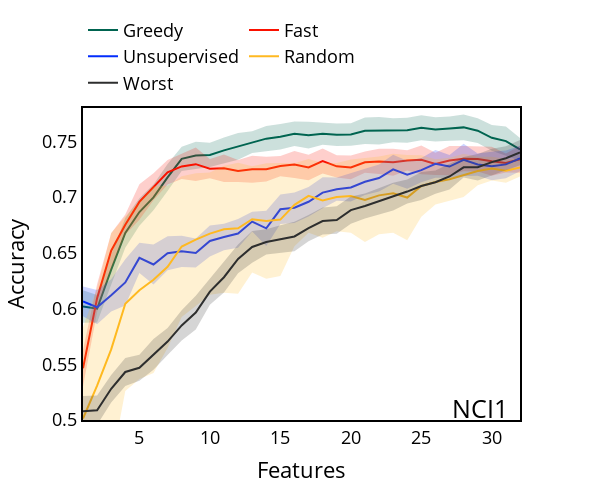

Notebook code cell kept with this figure:
### Code cell
NCI1_g["y_upper"] = NCI1_g["accuracy_contribution"] + NCI1_g["accuracy_contribution_std"]
NCI1_g["y_lower"] = NCI1_g["accuracy_contribution"] - NCI1_g["accuracy_contribution_std"]

NCI1_f["y_upper"] = NCI1_f["accuracy_contribution"] + NCI1_f["accuracy_contribution_std"]
NCI1_f["y_lower"] = NCI1_f["accuracy_contribution"] - NCI1_f["accuracy_contribution_std"]

NCI1_u["y_upper"] = NCI1_u["accuracy_contribution"] + NCI1_u["accuracy_contribution_std"]
NCI1_u["y_lower"] = NCI1_u["accuracy_contribution"] - NCI1_u["accuracy_contribution_std"]

NCI1_r["y_upper"] = NCI1_r["accuracy_contribution"] + NCI1_r["accuracy_contribution_std"]
NCI1_r["y_lower"] = NCI1_r["accuracy_contribution"] - NCI1_r["accuracy_contribution_std"]

NCI1_w["y_upper"] = NCI1_w["accuracy_contribution"] + NCI1_w["accuracy_contribution_std"]
NCI1_w["y_lower"] = NCI1_w["accuracy_contribution"] - NCI1_w["accuracy_contribution_std"]


x_g = [i+1 for i in NCI1_g.index.tolist()]
y_g = NCI1_g["accuracy_contribution"].tolist()
y_upper_g = NCI1_g["y_upper"].tolist()
y_lower_g = NCI1_g["y_lower"].tolist()

x_f = [i+1 for i in NCI1_f.index.tolist()]
y_f = NCI1_f["accuracy_contribution"].tolist()
y_upper_f = NCI1_f["y_upper"].tolist()
y_lower_f = NCI1_f["y_lower"].tolist()

x_u = [i+1 for i in NCI1_u.index.tolist()]
y_u = NCI1_u["accuracy_contribution"].tolist()
y_upper_u = NCI1_u["y_upper"].tolist()
y_lower_u = NCI1_u["y_lower"].tolist()

x_r = [i+1 for i in NCI1_r.index.tolist()]
y_r = NCI1_r["accuracy_contribution"].tolist()
y_upper_r = NCI1_r["y_upper"].tolist()
y_lower_r = NCI1_r["y_lower"].tolist()

x_w = [i+1 for i in NCI1_w.index.tolist()]
y_w = NCI1_w["accuracy_contribution"].tolist()
y_upper_w = NCI1_w["y_upper"].tolist()
y_lower_w = NCI1_w["y_lower"].tolist()

fig = go.Figure([
    go.Scatter(
        x=x_g,
        y=y_g,
        line=dict(color='rgb(0,100,80)'),
        mode='lines',
        name="Greedy"
    ),
    go.Scatter(
        x=x_g+x_g[::-1], # x, then x reversed
        y=y_upper_g+y_lower_g[::-1], # upper, then lower reversed
        fill='toself',
        fillcolor='rgba(0,100,80,0.2)',
        line=dict(color='rgba(255,255,255,0)'),
        hoverinfo="skip",
        showlegend=False
    ),

    go.Scatter(
        x=x_f,
        y=y_f,
        line=dict(color='rgb(250, 17, 0)'),
        mode='lines',
        name="Fast"
    ),
    go.Scatter(
        x=x_f+x_f[::-1], # x, then x reversed
        y=y_upper_f+y_lower_f[::-1], # upper, then lower reversed
        fill='toself',
        fillcolor='rgba(250, 17, 0,0.2)',
        line=dict(color='rgba(235, 37, 23,0)'),
        hoverinfo="skip",
        showlegend=False
    ),

    go.Scatter(
        x=x_u,
        y=y_u,
        line=dict(color='rgb(3, 44, 252)'),
        mode='lines',
        name="Unsupervised"
    ),
    go.Scatter(
        x=x_u+x_u[::-1], # x, then x reversed
        y=y_upper_u+y_lower_u[::-1], # upper, then lower reversed
        fill='toself',
        fillcolor='rgba(3, 44, 252,0.2)',
        line=dict(color='rgba(3, 44, 252,0)'),
        hoverinfo="skip",
        showlegend=False
    ),
    go.Scatter(
        x=x_r,
        y=y_r,
        line=dict(color='rgb(255, 185, 33)'),
        mode='lines',
        name="Random"
    ),
    go.Scatter(
        x=x_r+x_r[::-1], # x, then x reversed
        y=y_upper_r+y_lower_r[::-1], # upper, then lower reversed
        fill='toself',
        fillcolor='rgba(255, 185, 33,0.2)',
        line=dict(color='rgba(255, 185, 33,0)'),
        hoverinfo="skip",
        showlegend=False
    ),
    go.Scatter(
        x=x_w,
        y=y_w,
        line=dict(color='rgb(45, 46, 46)'),
        mode='lines',
        name="Worst"
    ),
    go.Scatter(
        x=x_w+x_w[::-1], # x, then x reversed
        y=y_upper_w+y_lower_w[::-1], # upper, then lower reversed
        fill='toself',
        fillcolor='rgba(45, 46, 46,0.2)',
        line=dict(color='rgba(45, 46, 46,0)'),
        hoverinfo="skip",
        showlegend=False
    )
])



# Update figure layout
fig.update_layout(title={'text':'NCI1', 'y':0.2, 'x':0.8,'xanchor': 'center','yanchor': 'top'})
fig.update_layout(paper_bgcolor='white')
fig.update_layout(plot_bgcolor='white')
fig.update_yaxes(color='black')
fig.update_layout(
    yaxis = dict(
        title = "Accuracy",
        zeroline=True,
        showline = True,
        linecolor = 'black',
        mirror=True,
        linewidth = 2
    ),
    xaxis = dict(
        title = "Features",
        mirror=True,
        zeroline=True,
        showline = True,
        linecolor = 'black',
        linewidth = 2,
    ),
    width=600,
    height=500,
    font=dict(
    size=18,
    color="black")  
)
fig.update_layout(showlegend=True)
fig.update_layout(yaxis_range=[0.5,0.78])
fig.update_xaxes(showgrid=False, gridwidth=0.5, gridcolor='#e3e1e1')
fig.update_yaxes(showgrid=False, gridwidth=0.5, gridcolor='grey')
fig.update_traces(marker_line_color='black', marker_line_width=1.0, opacity=1.0)

fig.update_layout(legend=dict(
    orientation="h",
    yanchor="bottom",
    y=1.02,
    xanchor="left",
    x=0.0
))


fig.show()

### Figure 1 — Plotly figure (JSON) as saved in the notebook; plotly's stock layout.template omitted (floating-point values rounded to 4 significant figures)
{"data": [{"line": {"color": "rgb(0,100,80)"}, "marker": {"line": {"color": "black", "width": 1}}, "mode": "lines", "name": "Greedy", "opacity": 1, "type": "scatter", "x": [1, 2, 3, 4, 5, 6, 7, 8, 9, 10, 11, 12, 13, 14, 15, 16, 17, 18, 19, 20, 21, 22, 23, 24, 25, 26, 27, 28, 29, 30, 31, 32], "y": [0.6019, 0.5999, 0.6349, 0.6679, 0.6867, 0.6998, 0.7177, 0.7343, 0.7374, 0.7378, 0.742, 0.7456, 0.7494, 0.7525, 0.7541, 0.757, 0.7556, 0.7568, 0.7559, 0.7563, 0.7596, 0.7596, 0.76, 0.76, 0.7623, 0.7607, 0.7616, 0.7626, 0.7597, 0.7532, 0.7503, 0.7429]}, {"fill": "toself", "fillcolor": "rgba(0,100,80,0.2)", "hoverinfo": "skip", "line": {"color": "rgba(255,255,255,0)"}, "marker": {"line": {"color": "black", "width": 1}}, "opacity": 1, "showlegend": false, "type": "scatter", "x": [1, 2, 3, 4, 5, 6, 7, 8, 9, 10, 11, 12, 13, 14, 15, 16, 17, 18, 19, 20, 21, 22, 23, 24, 25, 26, 27, 28, 29, 30, 31, 32, 32, 31, 30, 29, 28, 27, 26, 25, 24, 23, 22, 21, 20, 19, 18, 17, 16, 15, 14, 13, 12, 11, 10, 9, 8, 7, 6, 5, 4, 3, 2, 1], "y": [0.6164, 0.6123, 0.6484, 0.6812, 0.699, 0.7114, 0.7298, 0.7452, 0.7497, 0.7487, 0.7536, 0.7576, 0.7591, 0.7637, 0.7656, 0.768, 0.7677, 0.7667, 0.766, 0.7663, 0.7714, 0.772, 0.7708, 0.7713, 0.7736, 0.7716, 0.7724, 0.7741, 0.7707, 0.7648, 0.7633, 0.7532, 0.7326, 0.7372, 0.7417, 0.7486, 0.7511, 0.7507, 0.7499, 0.7511, 0.7488, 0.7492, 0.7472, 0.7477, 0.7462, 0.7458, 0.747, 0.7436, 0.7459, 0.7427, 0.7413, 0.7396, 0.7336, 0.7304, 0.7269, 0.7252, 0.7235, 0.7056, 0.6882, 0.6743, 0.6546, 0.6214, 0.5875, 0.5873]}, {"line": {"color": "rgb(250, 17, 0)"}, "marker": {"line": {"color": "black", "width": 1}}, "mode": "lines", "name": "Fast", "opacity": 1, "type": "scatter", "x": [1, 2, 3, 4, 5, 6, 7, 8, 9, 10, 11, 12, 13, 14, 15, 16, 17, 18, 19, 20, 21, 22, 23, 24, 25, 26, 27, 28, 29, 30, 31, 32], "y": [0.5464, 0.6094, 0.6519, 0.6753, 0.6957, 0.7093, 0.7223, 0.7276, 0.7296, 0.7255, 0.726, 0.7235, 0.725, 0.7251, 0.7279, 0.7294, 0.7266, 0.7324, 0.7276, 0.7267, 0.7314, 0.7321, 0.7313, 0.733, 0.7335, 0.7298, 0.7329, 0.7345, 0.7343, 0.7323, 0.7307, 0.734]}, {"fill": "toself", "fillcolor": "rgba(250, 17, 0,0.2)", "hoverinfo": "skip", "line": {"color": "rgba(235, 37, 23,0)"}, "marker": {"line": {"color": "black", "width": 1}}, "opacity": 1, "showlegend": false, "type": "scatter", "x": [1, 2, 3, 4, 5, 6, 7, 8, 9, 10, 11, 12, 13, 14, 15, 16, 17, 18, 19, 20, 21, 22, 23, 24, 25, 26, 27, 28, 29, 30, 31, 32, 32, 31, 30, 29, 28, 27, 26, 25, 24, 23, 22, 21, 20, 19, 18, 17, 16, 15, 14, 13, 12, 11, 10, 9, 8, 7, 6, 5, 4, 3, 2, 1], "y": [0.5628, 0.6217, 0.6676, 0.6845, 0.7116, 0.7214, 0.7333, 0.7389, 0.7446, 0.7342, 0.7384, 0.7334, 0.7372, 0.7362, 0.737, 0.7414, 0.738, 0.7436, 0.7377, 0.7374, 0.7409, 0.7435, 0.7434, 0.7421, 0.7465, 0.7399, 0.746, 0.7458, 0.7457, 0.7453, 0.7393, 0.7461, 0.7219, 0.7222, 0.7193, 0.723, 0.7233, 0.7198, 0.7198, 0.7206, 0.7238, 0.7192, 0.7207, 0.7218, 0.716, 0.7176, 0.7211, 0.7152, 0.7173, 0.7187, 0.7139, 0.7128, 0.7136, 0.7135, 0.7169, 0.7146, 0.7163, 0.7113, 0.6973, 0.6798, 0.6662, 0.6362, 0.597, 0.5301]}, {"line": {"color": "rgb(3, 44, 252)"}, "marker": {"line": {"color": "black", "width": 1}}, "mode": "lines", "name": "Unsupervised", "opacity": 1, "type": "scatter", "x": [1, 2, 3, 4, 5, 6, 7, 8, 9, 10, 11, 12, 13, 14, 15, 16, 17, 18, 19, 20, 21, 22, 23, 24, 25, 26, 27, 28, 29, 30, 31, 32], "y": [0.6064, 0.6012, 0.6119, 0.6234, 0.6455, 0.6396, 0.6497, 0.6514, 0.6498, 0.6607, 0.6643, 0.6674, 0.6781, 0.672, 0.6891, 0.6905, 0.6958, 0.704, 0.7072, 0.7087, 0.7138, 0.7172, 0.725, 0.7201, 0.7242, 0.7299, 0.7275, 0.7334, 0.7293, 0.7278, 0.7294, 0.7347]}, {"fill": "toself", "fillcolor": "rgba(3, 44, 252,0.2)", "hoverinfo": "skip", "line": {"color": "rgba(3, 44, 252,0)"}, "marker": {"line": {"color": "black", "width": 1}}, "opacity": 1, "showlegend": false, "type": "scatter", "x": [1, 2, 3, 4, 5, 6, 7, 8, 9, 10, 11, 12, 13, 14, 15, 16, 17, 18, 19, 20, 21, 22, 23, 24, 25, 26, 27, 28, 29, 30, 31, 32, 32, 31, 30, 29, 28, 27, 26, 25, 24, 23, 22, 21, 20, 19, 18, 17, 16, 15, 14, 13, 12, 11, 10, 9, 8, 7, 6, 5, 4, 3, 2, 1], "y": [0.6197, 0.6166, 0.6263, 0.6442, 0.659, 0.6575, 0.665, 0.6654, 0.6628, 0.6746, 0.6762, 0.6803, 0.687, 0.6878, 0.7023, 0.7042, 0.7091, 0.7179, 0.7177, 0.7213, 0.7255, 0.7292, 0.738, 0.7327, 0.7351, 0.7424, 0.7378, 0.7479, 0.7392, 0.7406, 0.7418, 0.7462, 0.7232, 0.717, 0.7151, 0.7193, 0.719, 0.7171, 0.7174, 0.7134, 0.7074, 0.7119, 0.7051, 0.702, 0.6962, 0.6967, 0.6901, 0.6826, 0.6767, 0.6759, 0.6562, 0.6692, 0.6545, 0.6523, 0.6467, 0.6369, 0.6374, 0.6344, 0.6217, 0.6319, 0.6026, 0.5974, 0.5859, 0.5931]}, {"line": {"color": "rgb(255, 185, 33)"}, "marker": {"line": {"color": "black", "width": 1}}, "mode": "lines", "name": "Random", "opacity": 1, "type": "scatter", "x": [1, 2, 3, 4, 5, 6, 7, 8, 9, 10, 11, 12, 13, 14, 15, 16, 17, 18, 19, 20, 21, 22, 23, 24, 25, 26, 27, 28, 29, 30, 31, 32], "y": [0.5012, 0.5308, 0.5634, 0.6043, 0.6165, 0.6259, 0.6375, 0.6557, 0.6619, 0.6672, 0.6711, 0.6721, 0.6801, 0.6786, 0.6799, 0.6931, 0.7012, 0.6971, 0.7001, 0.701, 0.6975, 0.7016, 0.7035, 0.6996, 0.7101, 0.7136, 0.7161, 0.7195, 0.7234, 0.7256, 0.7236, 0.7265]}, {"fill": "toself", "fillcolor": "rgba(255, 185, 33,0.2)", "hoverinfo": "skip", "line": {"color": "rgba(255, 185, 33,0)"}, "marker": {"line": {"color": "black", "width": 1}}, "opacity": 1, "showlegend": false, "type": "scatter", "x": [1, 2, 3, 4, 5, 6, 7, 8, 9, 10, 11, 12, 13, 14, 15, 16, 17, 18, 19, 20, 21, 22, 23, 24, 25, 26, 27, 28, 29, 30, 31, 32, 32, 31, 30, 29, 28, 27, 26, 25, 24, 23, 22, 21, 20, 19, 18, 17, 16, 15, 14, 13, 12, 11, 10, 9, 8, 7, 6, 5, 4, 3, 2, 1], "y": [0.5832, 0.618, 0.6677, 0.6826, 0.6962, 0.7097, 0.7103, 0.7188, 0.7215, 0.7221, 0.7281, 0.731, 0.7278, 0.7304, 0.7306, 0.7304, 0.7343, 0.7307, 0.7307, 0.7339, 0.7351, 0.7365, 0.7389, 0.7379, 0.7377, 0.7339, 0.7354, 0.7389, 0.7361, 0.7364, 0.7343, 0.7346, 0.7185, 0.7129, 0.7148, 0.7107, 0.7001, 0.6967, 0.6933, 0.6825, 0.6614, 0.668, 0.6667, 0.6598, 0.6681, 0.6694, 0.6634, 0.668, 0.6559, 0.6291, 0.6267, 0.6324, 0.6132, 0.6142, 0.6124, 0.6023, 0.5925, 0.5647, 0.5421, 0.5367, 0.526, 0.459, 0.4436, 0.4193]}, {"line": {"color": "rgb(45, 46, 46)"}, "marker": {"line": {"color": "black", "width": 1}}, "mode": "lines", "name": "Worst", "opacity": 1, "type": "scatter", "x": [1, 2, 3, 4, 5, 6, 7, 8, 9, 10, 11, 12, 13, 14, 15, 16, 17, 18, 19, 20, 21, 22, 23, 24, 25, 26, 27, 28, 29, 30, 31, 32], "y": [0.5079, 0.5088, 0.528, 0.5431, 0.5469, 0.5588, 0.5704, 0.5849, 0.5964, 0.6152, 0.6281, 0.6446, 0.6553, 0.6598, 0.6624, 0.6647, 0.6722, 0.6786, 0.6795, 0.6884, 0.6921, 0.6963, 0.7005, 0.705, 0.71, 0.7134, 0.7185, 0.7267, 0.7268, 0.7314, 0.7349, 0.74]}, {"fill": "toself", "fillcolor": "rgba(45, 46, 46,0.2)", "hoverinfo": "skip", "line": {"color": "rgba(45, 46, 46,0)"}, "marker": {"line": {"color": "black", "width": 1}}, "opacity": 1, "showlegend": false, "type": "scatter", "x": [1, 2, 3, 4, 5, 6, 7, 8, 9, 10, 11, 12, 13, 14, 15, 16, 17, 18, 19, 20, 21, 22, 23, 24, 25, 26, 27, 28, 29, 30, 31, 32, 32, 31, 30, 29, 28, 27, 26, 25, 24, 23, 22, 21, 20, 19, 18, 17, 16, 15, 14, 13, 12, 11, 10, 9, 8, 7, 6, 5, 4, 3, 2, 1], "y": [0.5216, 0.5219, 0.5404, 0.5557, 0.5585, 0.5726, 0.5825, 0.5984, 0.6116, 0.627, 0.6418, 0.6574, 0.6695, 0.6711, 0.6749, 0.678, 0.684, 0.6907, 0.6918, 0.7007, 0.7034, 0.7081, 0.713, 0.7157, 0.7225, 0.7238, 0.7301, 0.7359, 0.7388, 0.7433, 0.7457, 0.7514, 0.7287, 0.724, 0.7195, 0.7149, 0.7175, 0.707, 0.703, 0.6975, 0.6943, 0.688, 0.6845, 0.6808, 0.6761, 0.6672, 0.6665, 0.6604, 0.6515, 0.65, 0.6484, 0.6411, 0.6317, 0.6145, 0.6034, 0.5812, 0.5713, 0.5583, 0.545, 0.5353, 0.5305, 0.5156, 0.4957, 0.4943]}], "layout": {"font": {"color": "black", "size": 18}, "height": 500, "legend": {"orientation": "h", "x": 0, "xanchor": "left", "y": 1.02, "yanchor": "bottom"}, "paper_bgcolor": "white", "plot_bgcolor": "white", "showlegend": true, "title": {"text": "NCI1", "x": 0.8, "xanchor": "center", "y": 0.2, "yanchor": "top"}, "width": 600, "xaxis": {"autorange": true, "gridcolor": "#e3e1e1", "gridwidth": 0.5, "linecolor": "black", "linewidth": 2, "mirror": true, "range": [1, 32], "showgrid": false, "showline": true, "title": {"text": "Features"}, "type": "linear", "zeroline": true}, "yaxis": {"color": "black", "gridcolor": "grey", "gridwidth": 0.5, "linecolor": "black", "linewidth": 2, "mirror": true, "range": [0.5, 0.78], "showgrid": false, "showline": true, "title": {"text": "Accuracy"}, "type": "linear", "zeroline": true}}}
